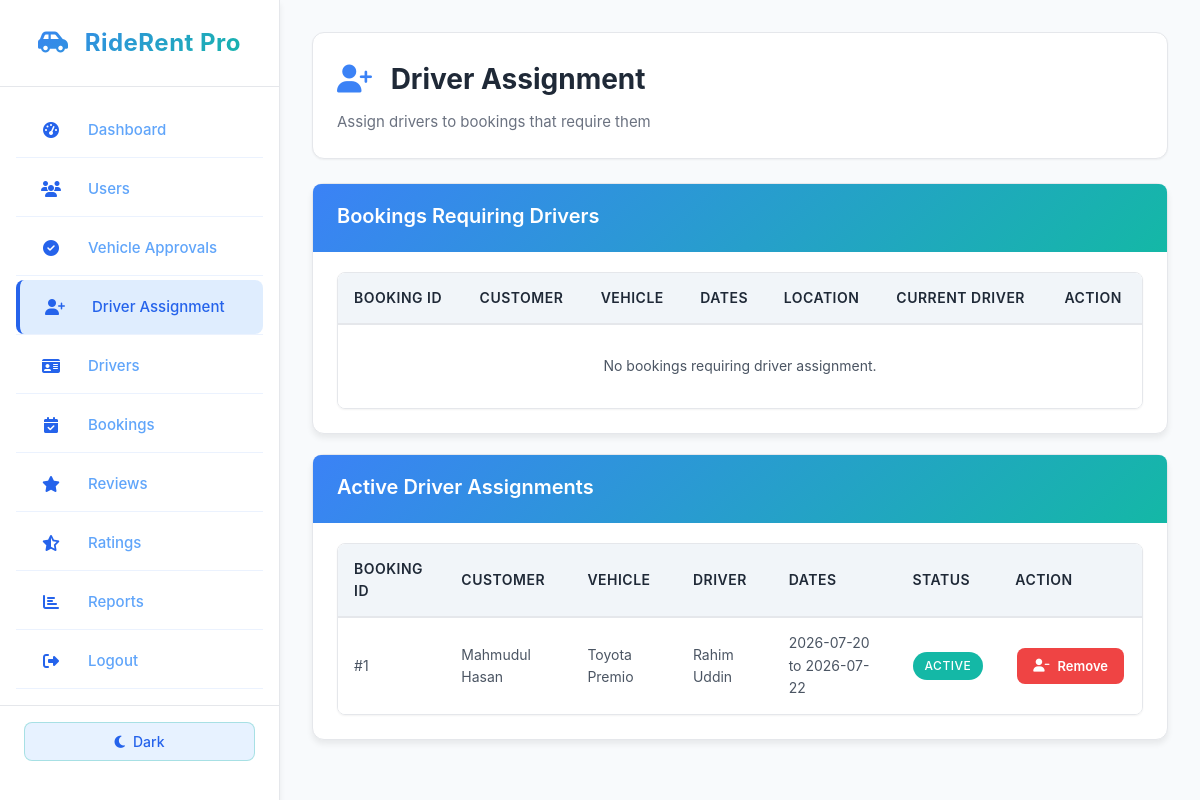
The page /admin/driver_assignment.php (signed in) on the database its author committed.
### tables this page shows
CREATE TABLE `booking` (
  `booking_id` int(11) NOT NULL,
  `customer_id` int(11) NOT NULL,
  `vehicle_id` int(11) NOT NULL,
  `driver_id` int(11) DEFAULT NULL,
  `owner_id` int(11) DEFAULT NULL,
  `booking_date` timestamp NOT NULL DEFAULT current_timestamp(),
  `start_date` date NOT NULL,
  `end_date` date NOT NULL,
  `total_days` int(11) NOT NULL,
  `price_per_day` decimal(10,2) NOT NULL,
  `total_price` decimal(10,2) NOT NULL,
  `driver_fee` decimal(10,2) DEFAULT 0.00,
  `booking_status` enum('Pending','Confirmed','Completed','Cancelled','Driver_Requested') DEFAULT 'Pending',
  `payment_status` enum('Pending','Paid','Refunded') DEFAULT 'Pending',
  `payment_type` enum('Manual','Digital') DEFAULT 'Manual',
  `payment_method` varchar(50) DEFAULT NULL,
  `transaction_id` varchar(100) DEFAULT NULL,
  `pickup_location` varchar(255) DEFAULT NULL,
  `dropoff_location` varchar(255) DEFAULT NULL,
  `special_requests` text DEFAULT NULL,
  `created_at` timestamp NOT NULL DEFAULT current_timestamp()
);

CREATE TABLE `customer` (
  `customer_id` int(11) NOT NULL,
  `full_name` varchar(100) NOT NULL,
  `username` varchar(50) NOT NULL,
  `email` varchar(100) NOT NULL,
  `phone_1` varchar(20) NOT NULL,
  `phone_2` varchar(20) DEFAULT NULL,
  `password` varchar(255) NOT NULL,
  `nid_number` varchar(50) DEFAULT NULL,
  `nid_photo` varchar(255) DEFAULT NULL,
  `address` varchar(255) DEFAULT NULL,
  `profile_image` varchar(255) DEFAULT NULL,
  `status` varchar(20) DEFAULT 'Active',
  `created_at` timestamp NOT NULL DEFAULT current_timestamp()
);

CREATE TABLE `vehicle` (
  `vehicle_id` int(11) NOT NULL,
  `owner_id` int(11) DEFAULT NULL,
  `vehicle_name` varchar(100) NOT NULL,
  `brand` varchar(50) NOT NULL,
  `model` varchar(50) NOT NULL,
  `year` year(4) NOT NULL,
  `vehicle_type` varchar(30) NOT NULL,
  `fuel_type` varchar(30) NOT NULL,
  `transmission` varchar(30) NOT NULL,
  `seat_capacity` int(11) NOT NULL,
  `price_per_day` decimal(10,2) NOT NULL,
  `location` varchar(100) NOT NULL,
  `availability` enum('Available','Booked','Maintenance') DEFAULT 'Available',
  `approval_status` enum('Pending','Approved','Rejected') DEFAULT 'Pending',
  `image` varchar(255) DEFAULT NULL,
  `description` text DEFAULT NULL,
  `rating` decimal(3,2) DEFAULT 0.00,
  `rating_count` int(11) DEFAULT 0,
  `created_at` timestamp NOT NULL DEFAULT current_timestamp()
);

CREATE TABLE `driver` (
  `driver_id` int(11) NOT NULL,
  `full_name` varchar(100) NOT NULL,
  `username` varchar(50) NOT NULL,
  `email` varchar(100) NOT NULL,
  `phone` varchar(20) DEFAULT NULL,
  `password` varchar(255) NOT NULL,
  `nid_number` varchar(50) DEFAULT NULL,
  `nid_photo` varchar(255) DEFAULT NULL,
  `license_number` varchar(50) DEFAULT NULL,
  `license_photo` varchar(255) DEFAULT NULL,
  `experience_years` int(11) DEFAULT 0,
  `availability` enum('Available','Unavailable') DEFAULT 'Available',
  `rating` decimal(3,2) DEFAULT 0.00,
  `rating_count` int(11) DEFAULT 0,
  `address` varchar(255) DEFAULT NULL,
  `profile_image` varchar(255) DEFAULT NULL,
  `status` varchar(20) DEFAULT 'Pending',
  `created_at` timestamp NOT NULL DEFAULT current_timestamp()
);

### admin/driver_assignment.php (the view, shortened to what this page needs)
<!DOCTYPE html>
<html lang="en">
<head>
    <link rel="stylesheet" href="../assets/css/new-theme.css">
    <link rel="stylesheet" href="https://cdnjs.cloudflare.com/ajax/libs/font-awesome/6.4.0/css/all.min.css">
</head>
<body>
<div class="dashboard-container">
    <?php require_once __DIR__ . '/../includes/sidebar.php'; ?>
    <div class="main-content">
        <div class="page-header">
            <h1><i class="fas fa-user-plus"></i> Driver Assignment</h1>
            <p>Assign drivers to bookings that require them</p>
        </div>
        <div class="card">
            <div class="card-header">
                <h3 class="card-title">Bookings Requiring Drivers</h3>
            </div>
            <div class="card-body">
                <div class="table-container">
                    <table>
                        <thead>
                            <tr>
                                <th>Booking ID</th>
                                <th>Customer</th>
                                <th>Vehicle</th>
                                <th>Dates</th>
                                <th>Location</th>
                                <th>Current Driver</th>
                                <th>Action</th>
                            </tr>
                        </thead>
                        <tbody>
                            <?php
                            $sql = "SELECT b.*, c.full_name as customer_name, v.vehicle_name, v.vehicle_type
                                    FROM booking b
                                    LEFT JOIN customer c ON b.customer_id = c.customer_id
                                    LEFT JOIN vehicle v ON b.vehicle_id = v.vehicle_id
                                    WHERE b.booking_status = 'Driver_Requested' OR (b.driver_id IS NULL AND b.booking_status = 'Confirmed')
                                    ORDER BY b.booking_date DESC";
                            $result = mysqli_query($conn, $sql);
                            if (mysqli_num_rows($result) > 0) {
                                while ($row = mysqli_fetch_assoc($result)) {
                                    $driver_name = "Not Assigned";
                                    if($row['driver_id']) {
                                        $driver_query = mysqli_query($conn, "SELECT full_name FROM driver WHERE driver_id = '{$row['driver_id']}'");
                                        $driver = $driver_query ? mysqli_fetch_assoc($driver_query) : null;
                                        if($driver) $driver_name = $driver['full_name'];
                                    }
                            ?>
                                    <tr>
                                        <td>#<?php echo $row['booking_id']; ?></td>
                                        <td><?php echo htmlspecialchars($row['customer_name']); ?></td>
                                        <td><?php echo htmlspecialchars($row['vehicle_name']); ?> (<?php echo htmlspecialchars($row['vehicle_type']); ?>)</td>
                                        <td><?php echo $row['start_date']; ?> to <?php echo $row['end_date']; ?></td>
                                        <td><?php echo htmlspecialchars($row['pickup_location']); ?></td>
                                        <td><?php echo $driver_name; ?></td>
                                        <td>
                                            <button onclick="showAssignModal(<?php echo $row['booking_id']; ?>)" class="btn btn-primary btn-sm"><i class="fas fa-user-plus"></i> Assign Driver</button>
                                        </td>
                                    </tr>
                            <?php
                                }
                            } else {
                                echo "<tr><td colspan='7' style='text-align: center; padding: 30px;'>No bookings requiring driver assignment.</td></tr>";
                            }
                            ?>
                        </tbody>
                    </table>
                </div>
            </div>
        </div>
        <div class="card">
            <div class="card-header">
                <h3 class="card-title">Active Driver Assignments</h3>
            </div>
            <div class="card-body">
                <div class="table-container">
                    <table>
                        <thead>
                            <tr>
                                <th>Booking ID</th>
                                <th>Customer</th>
                                <th>Vehicle</th>
                                <th>Driver</th>
                                <th>Dates</th>
                                <th>Status</th>
                                <th>Action</th>
                            </tr>
                        </thead>
                        <tbody>
                            <?php
                            $sql = "SELECT b.*, c.full_name as customer_name, v.vehicle_name, d.full_name as driver_name
                                    FROM booking b
                                    LEFT JOIN customer c ON b.customer_id = c.customer_id
                                    LEFT JOIN vehicle v ON b.vehicle_id = v.vehicle_id
                                    LEFT JOIN driver d ON b.driver_id = d.driver_id
                                    WHERE b.driver_id IS NOT NULL AND b.booking_status IN ('Confirmed', 'Driver_Requested')
                                    ORDER BY b.booking_date DESC";
                            $result = mysqli_query($conn, $sql);
                            if (mysqli_num_rows($result) > 0) {
                                while ($row = mysqli_fetch_assoc($result)) {
                            ?>
                                    <tr>
                                        <td>#<?php echo $row['booking_id']; ?></td>
                                        <td><?php echo htmlspecialchars($row['customer_name']); ?></td>
                                        <td><?php echo htmlspecialchars($row['vehicle_name']); ?></td>
                                        <td><?php echo htmlspecialchars($row['driver_name']); ?></td>
                                        <td><?php echo $row['start_date']; ?> to <?php echo $row['end_date']; ?></td>
                                        <td><span class='badge badge-success'>Active</span></td>
                                        <td>
                                            <a href="driver_assignment.php?remove_driver=1&booking_id=<?php echo $row['booking_id']; ?>" class="btn btn-danger btn-sm" onclick="return confirm('Remove driver from this booking?')"><i class="fas fa-user-minus"></i> Remove</a>
                                        </td>
                                    </tr>
                            <?php
                                }
                            } else {
                                echo "<tr><td colspan='7' style='text-align: center; padding: 30px;'>No active driver assignments.</td></tr>";
                            }
                            ?>
                        </tbody>
                    </table>
                </div>
            </div>
        </div>
    </div>
</div>
</body>
</html>

### rows shown on the page
booking: booking_id "1", customer.full_name "Mahmudul Hasan", vehicle.vehicle_name "Toyota Premio", driver.full_name "Rahim Uddin", start_date "2026-07-20", end_date "2026-07-22"

### other values the page prints
$item['text'] "Dashboard"
$item['text'] "Users"
$item['text'] "Vehicle Approvals"
$item['text'] "Driver Assignment"
$item['text'] "Drivers"
$item['text'] "Bookings"
$item['text'] "Reviews"
$item['text'] "Ratings"
$item['text'] "Reports"
